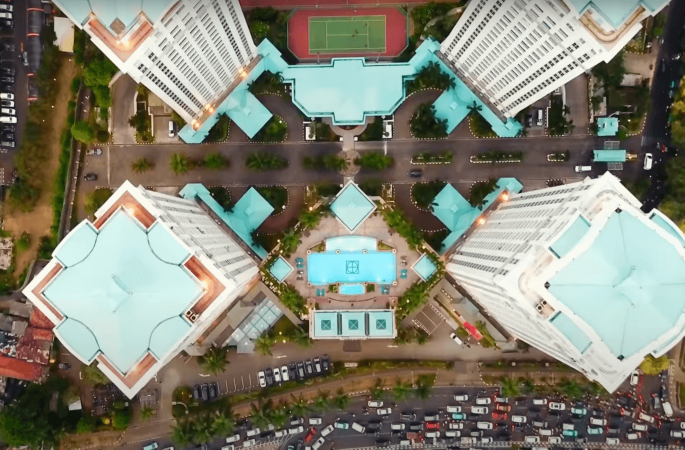
#> input picture Compress Image/jakarta.png, 1369 x 899 px (shown at 1/2 size)
$ python -i 'Compress image.py'   (imports and definitions only)   (older library calls are emulated)
#> lines starting #> are read from the running program, lines starting #| are printed output that depends on the picture
## important Code Work
import os
from PIL import Image


def get_size_format(b, factor=1024, suffix="B"):
    """
    Scale bytes to its proper byte format
    e.g:
        1253656 => '1.20MB'
        1253656678 => '1.17GB'
    """
    for unit in ["", "K", "M", "G", "T", "P", "E", "Z"]:
        if b < factor:
            return f"{b:.2f}{unit}{suffix}"
        b /= factor
    return f"{b:.2f}Y{suffix}"

#Compress images function

def compress_img(image_name, new_size_ratio=0.9, quality=90, width=None, height=None, to_jpg=True):
    # load the image to memory
#> called with image_name = 'jakarta.png', new_size_ratio = 0.9, quality = 90, to_jpg = True
    img = Image.open(image_name)
#> img is the input picture: PIL image 1369x899 P; mean R, G, B 130.8, 130.2, 115.7
    # print the original image shape
    print("[*] Image shape:", img.size)
#| [*] Image shape: (1369, 899)
    # get the original image size in bytes
    image_size = os.path.getsize(image_name)
    # print the size before compression/resizing
    print("[*] Size before compression:", get_size_format(image_size))
    if new_size_ratio < 1.0:
        # if resizing ratio is below 1.0, then multiply width & height with this ratio to reduce image size
        img = img.resize((int(img.size[0] * new_size_ratio), int(img.size[1] * new_size_ratio)), Image.ANTIALIAS)
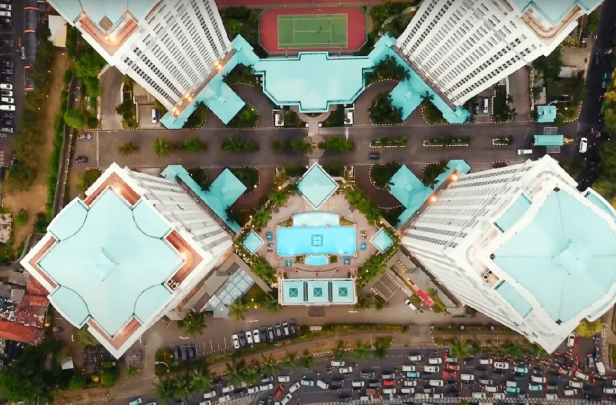
#> img: PIL image 1232x809 P (shown at 1/2 size); mean R, G, B 130.8, 130.2, 115.7
        # print new image shape
        print("[+] New Image shape:", img.size)
#| [+] New Image shape: (1232, 809)
    elif width and height:
        # if width and height are set, resize with them instead
        img = img.resize((width, height), Image.ANTIALIAS)
        # print new image shape
        print("[+] New Image shape:", img.size)
    # split the filename and extension
    filename, ext = os.path.splitext(image_name)
    # make new filename appending _compressed to the original file name
    if to_jpg:
        # change the extension to JPEG
        new_filename = f"{filename}_compressed.jpg"
    else:
        # retain the same extension of the original image
        new_filename = f"{filename}_compressed{ext}"
    try:
        # save the image with the corresponding quality and optimize set to True
        img.save(new_filename, quality=quality, optimize=True)
    except OSError:
        # convert the image to RGB mode first
        img = img.convert("RGB")
        # save the image with the corresponding quality and optimize set to True
        img.save(new_filename, quality=quality, optimize=True)
    print("[+] New file saved:", new_filename)
    # get the new image size in bytes
    new_image_size = os.path.getsize(new_filename)
    # print the new size in a good format
    print("[+] Size after compression:", get_size_format(new_image_size))
    # calculate the saving bytes
    saving_diff = new_image_size - image_size
    # print the saving percentage
    print(f"[+] Image size change: {saving_diff/image_size*100:.2f}% of the original image size.")

# Main Function Adding

# [22 lines not run here, left out]

>>> result = compress_img('jakarta.png')
